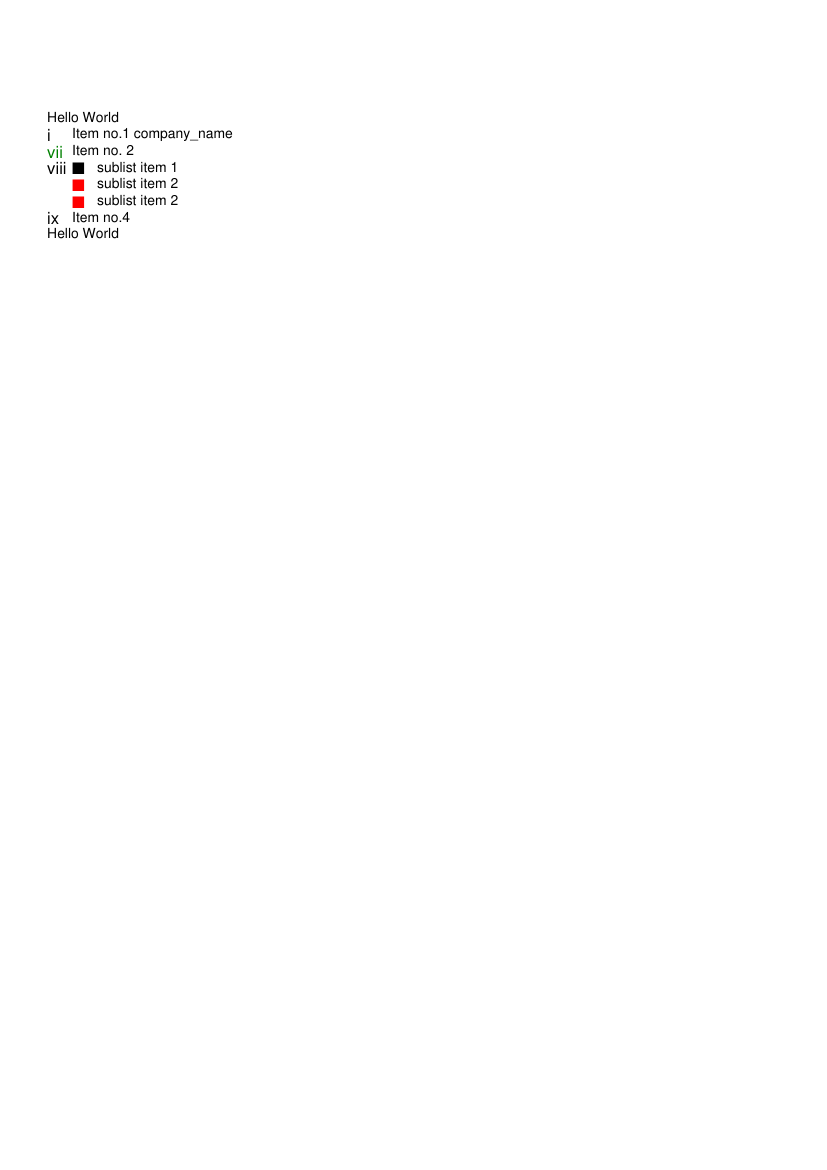

Write Python code to recreate this figure.
from reportlab.platypus import ListFlowable, ListItem
from reportlab.platypus.flowables import DocPara, DocAssign
from reportlab.lib.styles import getSampleStyleSheet
from reportlab.platypus import Paragraph, SimpleDocTemplate, Frame
from reportlab.lib.pagesizes import A4, inch
from reportlab.pdfgen.canvas import Canvas

styles = getSampleStyleSheet()
style = styles["Normal"]
story = []
# bulletType = a/i/a/A/ I
t = ListFlowable(
    [
        Paragraph("Item no.1 company_name", style),
        ListItem(Paragraph("Item no. 2", style), bulletColor="green", value=7),
        ListFlowable(
            [
                Paragraph("sublist item 1", style),
                ListItem(Paragraph('sublist item 2', style), bulletColor='red',
                         value='square'),
                ListItem(Paragraph('sublist item 2', style), bulletColor='red',
                         value='square')
            ],
            bulletType='bullet',
            start='square',
        ),
        Paragraph("Item no.4", style)
    ],
    bulletType='i'
)
story.append(Paragraph("Hello World", style))
story.append(t)
story.append(Paragraph("Hello World", style))
doc = SimpleDocTemplate("list_flowables.pdf", pagesize=A4,
                        rightMargin=28, leftMargin=28,
                        topMargin=72, bottomMargin=18)
doc.build(story)
# c = Canvas('list_flowables.pdf')
# f = Frame(inch, inch, 6 * inch, 9 * inch, showBoundary=1)
# f.addFromList(story, c)
# c.save()
